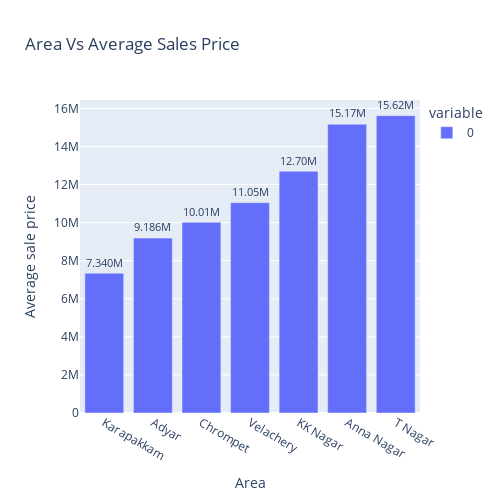

Notebook cell for this chart:
### Markdown cell above
The figure shows number of properties sold in different areas.Chrompet has the highest number of properties sold.

### Code cell
#Area vs sales price 
area_sale= df.pivot(columns='AREA', values='SALES_PRICE').mean()
fig=px.bar(area_sale,text=area_sale,title="Area Vs Average Sales Price", text_auto='.4s')
fig.update_layout(xaxis_title="Area",yaxis_title="Average sale price",width=500,height=500,
                  xaxis={'categoryorder':'total ascending'})
fig.update_traces(textposition='outside')
fig.show()

### Figure 1 — Plotly figure (JSON) as saved in the notebook; plotly's stock layout.template omitted (floating-point values rounded to 4 significant figures)
{"data": [{"alignmentgroup": "True", "hovertemplate": "variable=0<br>AREA=%{x}<br>value=%{y}<br>text=%{text}<extra></extra>", "legendgroup": "0", "marker": {"color": "#636efa", "pattern": {"shape": ""}}, "name": "0", "offsetgroup": "0", "orientation": "v", "showlegend": true, "text": [9186000.0, 15170000.0, 10010000.0, 12700000.0, 7340000.0, 15620000.0, 11050000.0], "textposition": "outside", "texttemplate": "%{y:.4s}", "type": "bar", "x": ["Adyar", "Anna Nagar", "Chrompet", "KK Nagar", "Karapakkam", "T Nagar", "Velachery"], "xaxis": "x", "y": [9186000.0, 15170000.0, 10010000.0, 12700000.0, 7340000.0, 15620000.0, 11050000.0], "yaxis": "y"}], "layout": {"barmode": "relative", "height": 500, "legend": {"title": {"text": "variable"}, "tracegroupgap": 0}, "title": {"text": "Area Vs Average Sales Price"}, "width": 500, "xaxis": {"anchor": "y", "categoryorder": "total ascending", "domain": [0, 1], "title": {"text": "Area"}}, "yaxis": {"anchor": "x", "domain": [0, 1], "title": {"text": "Average sale price"}}}}
